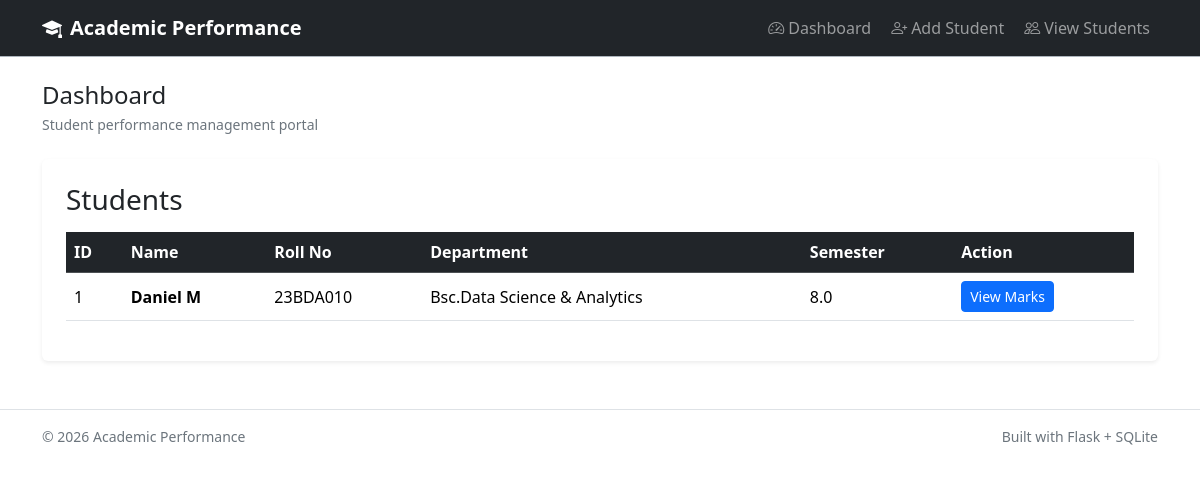
/students, run on the app's committed database.
### tables this page shows
CREATE TABLE students (
        id INTEGER PRIMARY KEY AUTOINCREMENT,
        name TEXT NOT NULL,
        roll_no TEXT NOT NULL UNIQUE,
        department TEXT NOT NULL,
        semester TEXT NOT NULL
    );

### app.py (the view)
@app.route("/students")
def students_list():
    conn = get_conn()
    cur = conn.cursor()
    cur.execute("SELECT * FROM students ORDER BY id DESC")
    students = cur.fetchall()
    conn.close()
    return render_template("students.html", students=students)

### app.py (called while the page is built)
def get_conn():
    conn = sqlite3.connect(DB_NAME)
    conn.row_factory = sqlite3.Row
    return conn

### templates/students.html
{% extends "base.html" %}
{% block content %}
<div class="card shadow-sm border-0">
  <div class="card-body p-4">
    <h3 class="mb-3">Students</h3>
    {% if students|length == 0 %}
      <div class="alert alert-warning">No students found.</div>
    {% else %}
      <div class="table-responsive">
        <table class="table table-hover align-middle">
          <thead class="table-dark">
            <tr>
              <th>ID</th>
              <th>Name</th>
              <th>Roll No</th>
              <th>Department</th>
              <th>Semester</th>
              <th>Action</th>
            </tr>
          </thead>
          <tbody>
            {% for s in students %}
              <tr>
                <td>{{ s["id"] }}</td>
                <td class="fw-semibold">{{ s["name"] }}</td>
                <td>{{ s["roll_no"] }}</td>
                <td>{{ s["department"] }}</td>
                <td>{{ s["semester"] }}</td>
                <td>
                  <a class="btn btn-sm btn-primary" href="{{ url_for('view_marks', student_id=s['id']) }}">
                    View Marks
                  </a>
                </td>
              </tr>
            {% endfor %}
          </tbody>
        </table>
      </div>
    {% endif %}
  </div>
</div>
{% endblock %}

### data on the page
students: id "1", name "Daniel M", roll_no "23BDA010", department "Bsc.Data Science & Analytics", semester "8.0"

### other printed values
{{ page_title if page_title else "Dashboard" }} "Dashboard"
{{ 2026 }} "2026"
